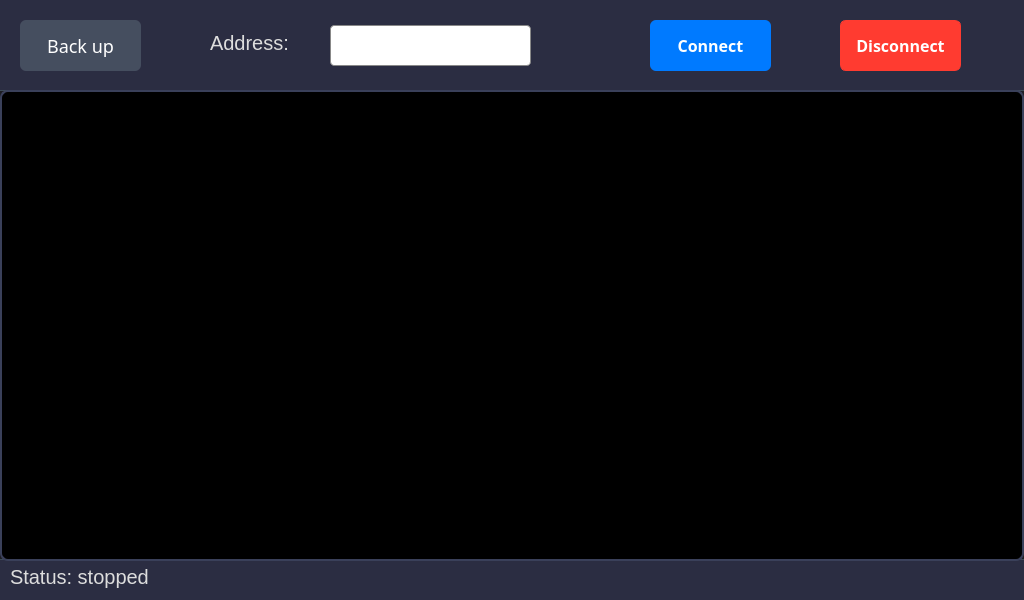
<?xml version="1.0" encoding="UTF-8"?>
<ui version="4.0">
 <class>NetCameraPage</class>
 <widget class="QWidget" name="NetCameraPage">
  <property name="geometry">
   <rect>
    <x>0</x>
    <y>0</y>
    <width>1024</width>
    <height>600</height>
   </rect>
  </property>
  <property name="windowTitle">
   <string>Form</string>
  </property>
  <property name="styleSheet">
   <string notr="true">/* === 1. 全局基础设置 === */
QWidget {
    background-color: #1E1E24; /* 深蓝灰背景 */
    color: #E0E6ED;            /* 浅色文字 */
    font-family: &quot;Microsoft YaHei&quot;, &quot;Segoe UI&quot;;
    font-size: 14px;
}

/* === 2. 顶部 &amp; 底部栏 (容器背景色) === */
QFrame#frameTop, QFrame#frameBottom {
    background-color: #2B2D42; /* 稍微亮一点的深色，区分层次 */
    border: none;
}
QFrame#frameTop {
    border-bottom: 1px solid #3E4C59;
}
QFrame#frameBottom {
    border-top: 1px solid #3E4C59;
}

/* === 3. 【核心修改】输入框 (白底黑字) === */
QLineEdit {
    background-color: #FFFFFF;  /* 纯白背景 */
    color: #333333;             /* 深灰文字 (在白底上必须用深色字才看得清) */
    border: 1px solid #888888;  /* 灰色边框 */
    border-radius: 4px;
    padding: 4px 8px;
    font-weight: bold;
}
QLineEdit:focus {
    border: 2px solid #007AFF;  /* 选中时边框变蓝 */
}

/* === 4. 【核心修改】普通标签 (透明背景) === */
/* 注意：这里不包含 objectName 为 lblDisplay 的控件 */
QLabel {
    background-color: transparent; /* 去掉背景色 */
    border: none;                  /* 去掉边框 */
    color: #DDDDDD;                /* 文字颜色 */
	font-size: 20px;
}

/* === 5. 特例：视频显示区 (必须是黑底) === */
/* 使用 ID 选择器 #lblDisplay 覆盖上面的通用设置 */
QLabel#lblDisplay {
    background-color: #000000;
    border: 2px solid #3A405A;
    border-radius: 8px;
    color: #666; /* &quot;NO SIGNAL&quot; 的颜色 */
}

/* === 6. 按钮样式 === */
QPushButton {
    background-color: #454E5F;
    border: none;
    border-radius: 6px;
    padding: 6px 15px;
    color: white;
    font-weight: 600;

	text-align: center;
}
QPushButton:hover {
    background-color: #566275;
}
QPushButton:pressed {
    background-color: #2E3440;
    padding-top: 7px; /* 按下微动效果 */
}

/* 连接按钮 (蓝) */
QPushButton#btnConnect {
    background-color: #007AFF;
	font-size: 16px;
}
QPushButton#btnConnect:hover {
    background-color: #0062CC;
	font-size: 16px;
}

/* 断开按钮 (红) */
QPushButton#btnDisconnect {
    background-color: #FF3B30;
	font-size: 16px;
}
QPushButton#btnDisconnect:hover {
    background-color: #D32F2F;
	font-size: 16px;
}</string>
  </property>
  <widget class="QFrame" name="frameTop">
   <property name="geometry">
    <rect>
     <x>0</x>
     <y>0</y>
     <width>1024</width>
     <height>91</height>
    </rect>
   </property>
   <property name="frameShape">
    <enum>QFrame::StyledPanel</enum>
   </property>
   <property name="frameShadow">
    <enum>QFrame::Raised</enum>
   </property>
   <widget class="QPushButton" name="btnConnect">
    <property name="geometry">
     <rect>
      <x>650</x>
      <y>20</y>
      <width>121</width>
      <height>51</height>
     </rect>
    </property>
    <property name="font">
     <font>
      <family>Microsoft YaHei</family>
      <pointsize>-1</pointsize>
      <weight>75</weight>
      <bold>true</bold>
      <underline>false</underline>
     </font>
    </property>
    <property name="text">
     <string>Connect</string>
    </property>
   </widget>
   <widget class="QLineEdit" name="edtAddress">
    <property name="geometry">
     <rect>
      <x>330</x>
      <y>25</y>
      <width>201</width>
      <height>41</height>
     </rect>
    </property>
   </widget>
   <widget class="QPushButton" name="btnDisconnect">
    <property name="geometry">
     <rect>
      <x>840</x>
      <y>20</y>
      <width>121</width>
      <height>51</height>
     </rect>
    </property>
    <property name="font">
     <font>
      <family>Microsoft YaHei</family>
      <pointsize>-1</pointsize>
      <weight>75</weight>
      <bold>true</bold>
     </font>
    </property>
    <property name="styleSheet">
     <string notr="true">/* === 断开按钮 (红色) === */
QPushButton#btnDisconnect {
    background-color: #FF3B30; /* 正常状态：红 */
    border: 1px solid #FF3B30;
}

/* 🖱️ 悬停状态 (发光/变亮) */
QPushButton#btnDisconnect:hover {
    background-color: #FF6666; /* 🚨 改亮一点，这就是你要的发光感 */
    border: 1px solid #FF8888; /* 边框也跟着亮 */
}

/* 🚫 禁用状态 (关键修复！) */
/* 只有当它被禁用时，强制变灰，防止误解 */
QPushButton#btnDisconnect:disabled {
    background-color: #333333; /* 深灰 */
    border: 1px solid #555555;
    color: #777777;
}</string>
    </property>
    <property name="text">
     <string>Disconnect</string>
    </property>
   </widget>
   <widget class="QLabel" name="label">
    <property name="geometry">
     <rect>
      <x>210</x>
      <y>22</y>
      <width>101</width>
      <height>41</height>
     </rect>
    </property>
    <property name="text">
     <string>Address:</string>
    </property>
   </widget>
   <widget class="QPushButton" name="btnBack">
    <property name="geometry">
     <rect>
      <x>20</x>
      <y>20</y>
      <width>121</width>
      <height>51</height>
     </rect>
    </property>
    <property name="font">
     <font>
      <family>Microsoft YaHei</family>
      <pointsize>-1</pointsize>
      <weight>50</weight>
      <bold>false</bold>
     </font>
    </property>
    <property name="styleSheet">
     <string notr="true">/* === 单独修改 Back 按钮 === */
QPushButton#btnBack {
    font-size: 18px; /* 这里填你想要的数字，比如改小一点 */
    font-weight: normal; /* 如果不想加粗，可以设为 normal */
    
}</string>
    </property>
    <property name="text">
     <string>Back up</string>
    </property>
   </widget>
  </widget>
  <widget class="QFrame" name="frameBottom">
   <property name="geometry">
    <rect>
     <x>0</x>
     <y>559</y>
     <width>1024</width>
     <height>41</height>
    </rect>
   </property>
   <property name="frameShape">
    <enum>QFrame::StyledPanel</enum>
   </property>
   <property name="frameShadow">
    <enum>QFrame::Raised</enum>
   </property>
   <widget class="QLabel" name="lblStatus">
    <property name="geometry">
     <rect>
      <x>10</x>
      <y>2</y>
      <width>1004</width>
      <height>31</height>
     </rect>
    </property>
    <property name="text">
     <string>Status: stopped</string>
    </property>
   </widget>
  </widget>
  <widget class="QLabel" name="lblDisplay">
   <property name="geometry">
    <rect>
     <x>0</x>
     <y>90</y>
     <width>1024</width>
     <height>471</height>
    </rect>
   </property>
   <property name="text">
    <string/>
   </property>
  </widget>
 </widget>
 <resources/>
 <connections/>
</ui>
